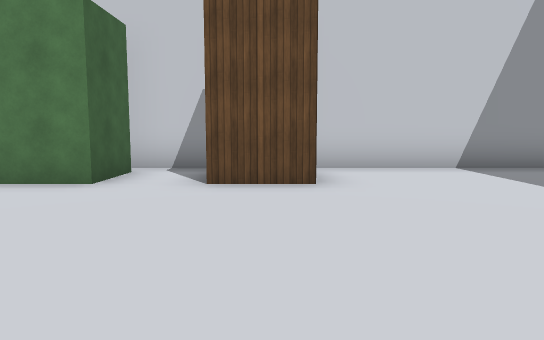
View 1 (above)

12 first-person views from a walk through a scene from a Unity 3-D project. The camera is 1.5 m above the floor, tilts 6° down and sees 70° across. The floor is counted in squares, 2 m on a side. Each view is taken from the middle of a square. On the plan, view 1 faces up. The plan holds only what a view shows up to about 12 squares ahead; the rest is blank. The player character is not drawn. Some surface patterns are stand-ins.

View 2
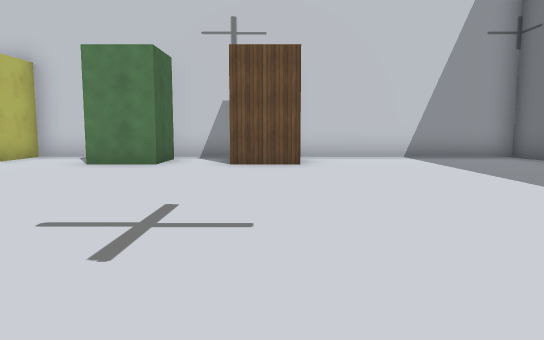

View 3
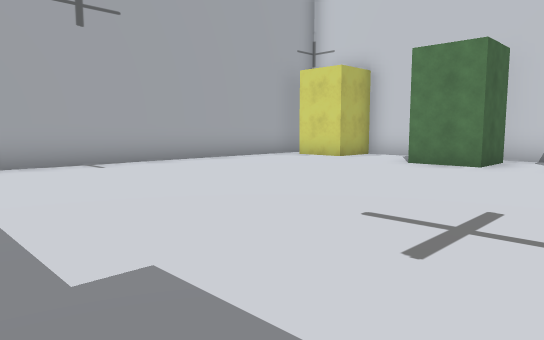

View 4
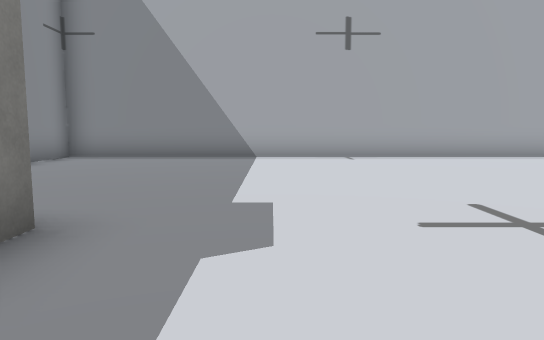

View 5
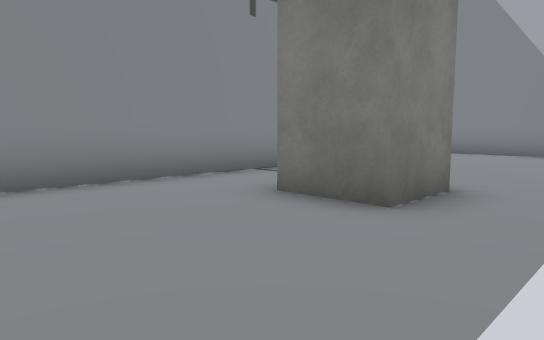

View 6
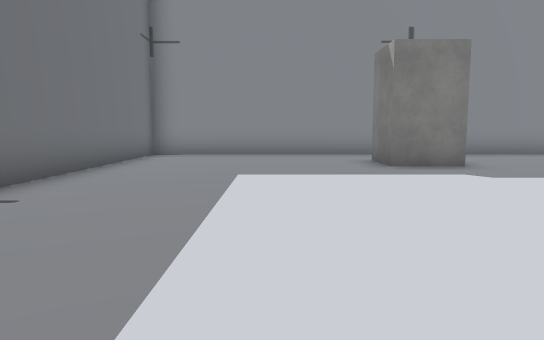

View 7
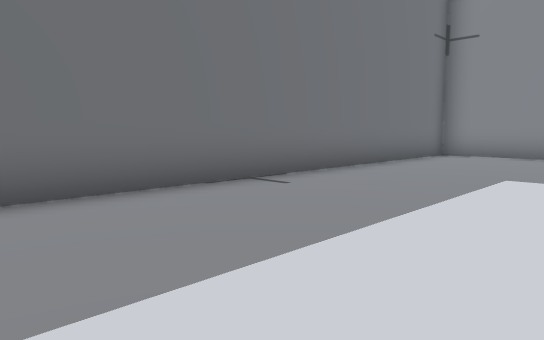

View 8
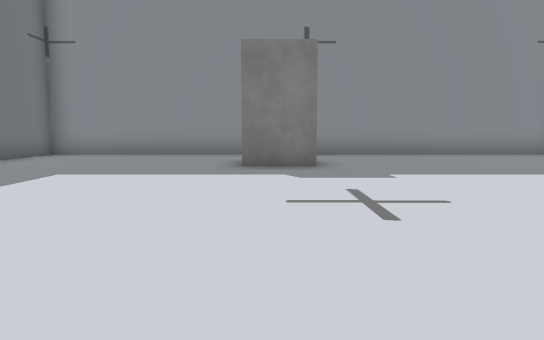

View 9
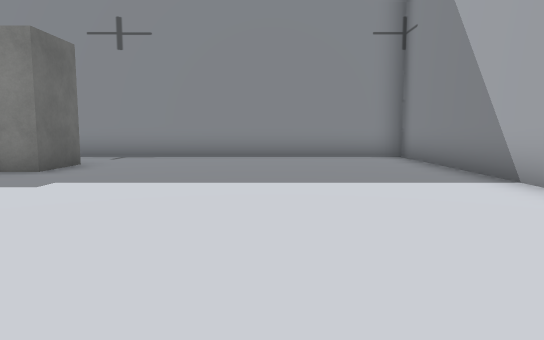

View 10
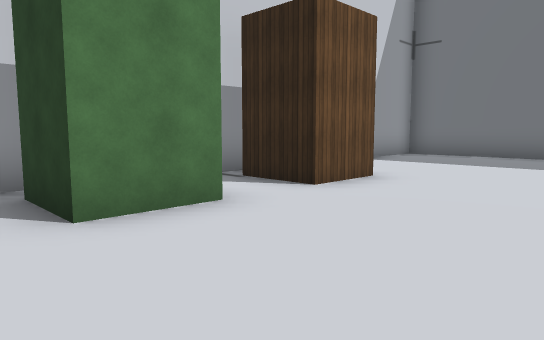

View 11
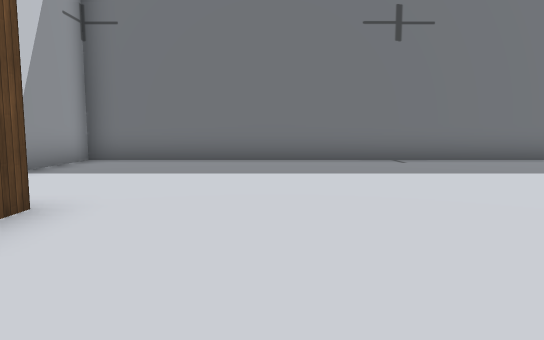

View 12
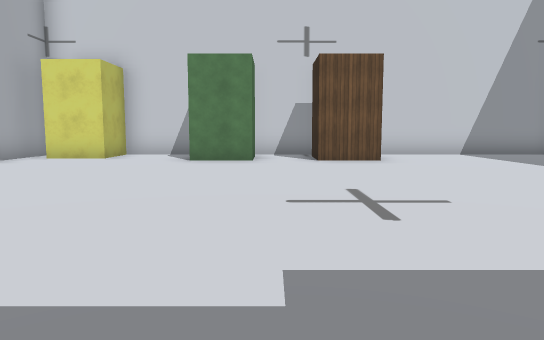

### Floor plan
Points are (right, up) in squares from view 1. A wall is a line through its corners. A room is listed if a view was taken in it or the views show most of it. See-through windows are left out.
Room 1 (views 1, 2, 3, 4, 5, 6, 7, 8, 9, 10, 11, 12)
walls: (-0.9, -5.4) (-0.9, -3.8) (0.6, -3.8) (0.6, -5.4); (0.6, 5.3) (-0.9, 5.3) (-0.9, 6.9); (-2.5, 6.9) (-2.5, 5.3) (-4, 5.3) (-4, 6.9); (-8.5, 7.2) (-8.5, -7.5) (6.5, -7.5) (6.5, 7.5) (-6.3, 7.5) (-6.3, 6) (-7.9, 6)

Where each view was taken, in squares from view 1:
view 1: 0 up, 0 right, facing up
view 2: 3 down, 0 right, facing up
view 3: 3 down, 0 right, facing up-left
view 4: 2 down, 2 right, facing left
view 5: 2 down, 4 right, facing down-left
view 6: 4 up, 3 right, facing down
view 7: 4 up, 2 right, facing down-right
view 8: 4 up, 0 right, facing down
view 9: 3 up, 5 left, facing down
view 10: 2 up, 5 left, facing up-right
view 11: 3 up, 3 left, facing right
view 12: 4 down, 2 left, facing up
